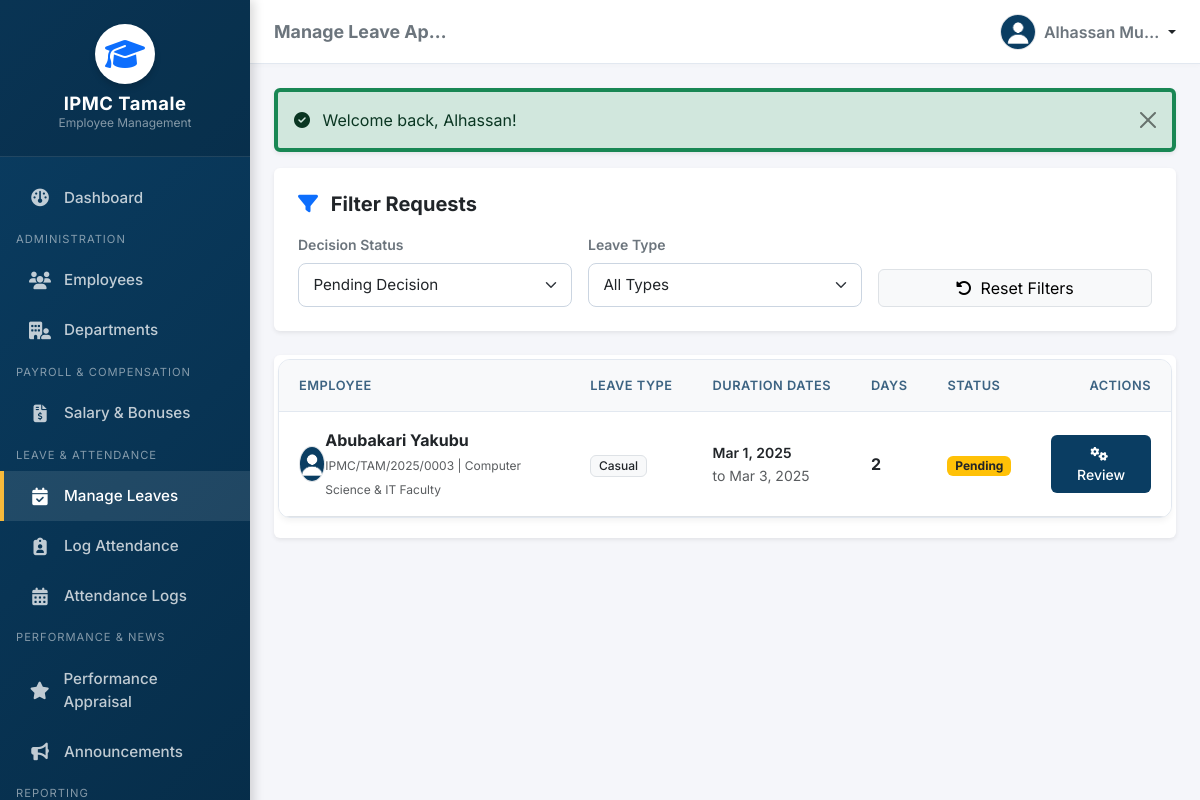
The app's page /leave-manage.php (signed in) with its own data.
### tables this page shows
CREATE TABLE IF NOT EXISTS `leaves` (
    `id` INT AUTO_INCREMENT PRIMARY KEY,
    `employee_id` INT NOT NULL,
    `leave_type` ENUM('Annual', 'Sick', 'Casual', 'Maternity', 'Paternity', 'Study') NOT NULL,
    `start_date` DATE NOT NULL,
    `end_date` DATE NOT NULL,
    `days_requested` INT NOT NULL,
    `reason` TEXT NOT NULL,
    `status` ENUM('Pending', 'Approved', 'Rejected') NOT NULL DEFAULT 'Pending',
    `action_by` INT DEFAULT NULL,  
    `action_date` DATE DEFAULT NULL,
    `comments` TEXT DEFAULT NULL,
    `created_at` TIMESTAMP DEFAULT CURRENT_TIMESTAMP,
    `updated_at` TIMESTAMP DEFAULT CURRENT_TIMESTAMP ON UPDATE CURRENT_TIMESTAMP,
    FOREIGN KEY (`employee_id`) REFERENCES `employees` (`id`) ON DELETE CASCADE,
    FOREIGN KEY (`action_by`) REFERENCES `employees` (`id`) ON DELETE SET NULL
);

CREATE TABLE IF NOT EXISTS `employees` (
    `id` INT AUTO_INCREMENT PRIMARY KEY,
    `employee_id` VARCHAR(50) NOT NULL UNIQUE,  
    `first_name` VARCHAR(50) NOT NULL,
    `last_name` VARCHAR(50) NOT NULL,
    `email` VARCHAR(100) NOT NULL UNIQUE,
    `password_hash` VARCHAR(255) NOT NULL,
    `role` ENUM('Admin', 'HR', 'Employee') NOT NULL DEFAULT 'Employee',
    `staff_type` ENUM('Academic', 'Non-Academic') NOT NULL DEFAULT 'Non-Academic',
    `gender` ENUM('Male', 'Female', 'Other') NOT NULL,
    `phone` VARCHAR(20) DEFAULT NULL,
    `department_id` INT DEFAULT NULL,
    `designation` VARCHAR(100) DEFAULT NULL,
    `joining_date` DATE NOT NULL,
    `photo` VARCHAR(255) DEFAULT NULL,  
    `status` ENUM('Active', 'Inactive') NOT NULL DEFAULT 'Active',
    `created_at` TIMESTAMP DEFAULT CURRENT_TIMESTAMP,
    `updated_at` TIMESTAMP DEFAULT CURRENT_TIMESTAMP ON UPDATE CURRENT_TIMESTAMP,
    FOREIGN KEY (`department_id`) REFERENCES `departments` (`id`) ON DELETE SET NULL
);

CREATE TABLE IF NOT EXISTS `departments` (
    `id` INT AUTO_INCREMENT PRIMARY KEY,
    `name` VARCHAR(100) NOT NULL UNIQUE,
    `code` VARCHAR(20) NOT NULL UNIQUE,
    `description` TEXT,
    `created_at` TIMESTAMP DEFAULT CURRENT_TIMESTAMP,
    `updated_at` TIMESTAMP DEFAULT CURRENT_TIMESTAMP ON UPDATE CURRENT_TIMESTAMP
);

### classes/Database.php (called while the page is built)
<?php
class Database {
    private static $host = 'localhost';
    private static $db_name = 'ipmc_ems';
    private static $username = 'ipmc_user';
    private static $password = 'ipmc_secure_pass123!';
    private static $conn = null;
    public static function connect() {
        if (self::$conn === null) {
            try {
                $dsn = "mysql:host=" . self::$host . ";dbname=" . self::$db_name . ";charset=utf8mb4";
                self::$conn = new PDO($dsn, self::$username, self::$password, [
                    PDO::ATTR_ERRMODE => PDO::ERRMODE_EXCEPTION,
                    PDO::ATTR_DEFAULT_FETCH_MODE => PDO::FETCH_ASSOC,
                    PDO::ATTR_EMULATE_PREPARES => false
                ]);
            } catch (PDOException $e) {
                die("Database Connection Error: " . $e->getMessage());
            }
        }
        return self::$conn;
    }
}

### classes/Leave.php (called while the page is built, shortened)
<?php
require_once __DIR__ . '/Database.php';
class Leave {
    private $db;
    public function __construct() {
        $this->db = Database::connect();
    }
    public function getAll($filters = []) {
        $query = "
            SELECT l.*, e.first_name, e.last_name, e.employee_id AS employee_code, d.name as department_name, e.photo
            FROM leaves l
            JOIN employees e ON l.employee_id = e.id
            LEFT JOIN departments d ON e.department_id = d.id
            WHERE 1=1
        ";
        $params = [];
        if (!empty($filters['status'])) {
            $query .= " AND l.status = :status";
            $params['status'] = $filters['status'];
        }
        $query .= " ORDER BY l.created_at DESC";
        $stmt = $this->db->prepare($query);
        $stmt->execute($params);
        return $stmt->fetchAll();
    }
}
?>

### leave-manage.php (the view, shortened to what this page needs)
<?php
require_once __DIR__ . '/classes/Leave.php';
$leaveModel = new Leave();
$status_filter = $_GET['status'] ?? 'Pending';
$leave_type_filter = $_GET['leave_type'] ?? '';
$filters = [
    'status' => $status_filter,
    'leave_type' => $leave_type_filter
];
$leaves = $leaveModel->getAll($filters);
include_once __DIR__ . '/includes/header.php';
?>
<div class="row">
    <div class="col-12 mb-4">
        <div class="card border-0 shadow-sm p-3 p-md-4 bg-white">
            <h5 class="fw-bold mb-3 text-dark"><i class="fa-solid fa-filter text-primary me-2"></i> Filter Requests</h5>
            <form method="GET" action="leave-manage.php" class="row g-3">
                <div class="col-12 col-sm-6 col-md-4">
                    <label class="form-label fw-semibold small text-secondary">Decision Status</label>
                    <select class="form-select" name="status" onchange="this.form.submit()">
                        <option value="Pending" <?php echo ($status_filter === 'Pending') ? 'selected' : ''; ?>>Pending Decision</option>
                    </select>
                </div>
                <div class="col-12 col-sm-6 col-md-4">
                    <label class="form-label fw-semibold small text-secondary">Leave Type</label>
                    <select class="form-select" name="leave_type" onchange="this.form.submit()">
                        <option value="">All Types</option>
                    </select>
                </div>
                <div class="col-12 col-md-4 d-flex align-items-end">
                    <a href="leave-manage.php" class="btn btn-light border w-100"><i class="fa-solid fa-rotate-left me-1"></i> Reset Filters</a>
                </div>
            </form>
        </div>
    </div>
    <div class="col-12">
        <div class="card border-0 shadow-sm bg-white p-1">
            <div class="card-body p-0">
                <?php if (empty($leaves)): ?>
                    <div class="text-center py-5">
                        <div class="text-secondary mb-3" style="font-size: 3rem;"><i class="fa-solid fa-calendar-xmark"></i></div>
                        <h5 class="fw-bold text-dark">No leave applications found</h5>
                        <p class="text-muted">No records match your selected filter criteria.</p>
                    </div>
                <?php else: ?>
                    <div class="table-responsive">
                        <table class="table table-hover align-middle text-dark">
                            <thead>
                                <tr>
                                    <th>Employee</th>
                                    <th>Leave Type</th>
                                    <th>Duration Dates</th>
                                    <th>Days</th>
                                    <th>Status</th>
                                    <th class="text-end">Actions</th>
                                </tr>
                            </thead>
                            <tbody>
                                <?php foreach ($leaves as $req): ?>
                                    <?php
                                    $badge = 'bg-warning text-dark';
                                    ?>
                                    <tr>
                                        <td>
                                            <div class="d-flex align-items-center">
                                                <div class="rounded-circle overflow-hidden border me-2.5" style="width: 36px; height: 36px;">
                                                    <img src="<?php echo !empty($req['photo']) && file_exists($req['photo']) ? $req['photo'] : 'uploads/default.png'; ?>" alt="" style="width: 100%; height: 100%; object-fit: cover;">
                                                </div>
                                                <div>
                                                    <span class="fw-bold text-dark d-block"><?php echo htmlspecialchars($req['first_name'] . ' ' . $req['last_name']); ?></span>
                                                    <small class="text-muted" style="font-size: 0.75rem;"><?php echo htmlspecialchars($req['employee_code']); ?> | <?php echo htmlspecialchars($req['department_name'] ?? 'Unassigned'); ?></small>
                                                </div>
                                            </div>
                                        </td>
                                        <td><span class="badge bg-light text-dark border fw-medium"><?php echo htmlspecialchars($req['leave_type']); ?></span></td>
                                        <td>
                                            <small class="fw-semibold text-dark d-block"><?php echo date('M j, Y', strtotime($req['start_date'])); ?></small>
                                            <small class="text-muted">to <?php echo date('M j, Y', strtotime($req['end_date'])); ?></small>
                                        </td>
                                        <td><span class="fw-bold text-dark"><?php echo $req['days_requested']; ?></span></td>
                                        <td><span class="badge <?php echo $badge; ?> px-2.5 py-1.5"><?php echo $req['status']; ?></span></td>
                                        <td class="text-end">
                                            <button class="btn btn-sm btn-ipmc" data-bs-toggle="modal" data-bs-target="#processModal-<?php echo $req['id']; ?>">
                                                <i class="fa-solid fa-gears me-1"></i> Review
                                            </button>
                                        </td>
                                    </tr>
                                <?php endforeach; ?>
                            </tbody>
                        </table>
                    </div>
                <?php endif; ?>
            </div>
        </div>
    </div>
</div>
<?php include_once __DIR__ . '/includes/footer.php'; ?>

### css/style.css (style rules this page uses)
:root { --ipmc-primary: #0a3d62; --ipmc-secondary: #3c6382; --ipmc-accent: #f6b93b; --ipmc-dark: #1e272e; --ipmc-light: #f8f9fa; --ipmc-sidebar-width: 250px; --ipmc-transition: all 0.3s cubic-bezier(0.4, 0, 0.2, 1); }
body { font-family: 'Inter', system-ui, -apple-system, sans-serif; background-color: #f5f6fa; color: var(--ipmc-dark); min-height: 100vh; overflow-x: hidden; }
.table-responsive { border-radius: 12px; background-color: #fff; box-shadow: 0 4px 6px -1px rgba(0,0,0,0.05); border: 1px solid #e2e8f0; overflow-x: auto; -webkit-overflow-scrolling: touch; margin-bottom: 1rem; width: 100%; }
.table { margin: 0; width: 100%; }
.table th { background-color: var(--ipmc-light); color: var(--ipmc-secondary); font-weight: 600; text-transform: uppercase; font-size: 0.8rem; letter-spacing: 0.5px; padding: 1rem 1.25rem; border-bottom: 1px solid #e2e8f0; white-space: nowrap; }
.table td { padding: 1rem 1.25rem; vertical-align: middle; }
.btn-ipmc { background-color: var(--ipmc-primary); color: #fff; border: none; font-weight: 500; padding: 0.5rem 1.25rem; border-radius: 6px; transition: var(--ipmc-transition); }
.form-control, .form-select { border-radius: 8px; border: 1px solid #cbd5e1; padding: 0.6rem 0.9rem; font-size: 0.95rem; transition: border-color 0.2s ease, box-shadow 0.2s ease; width: 100%; }

### records on screen
leaves: employee.last_name "Abubakari Yakubu", employee.employee_id "IPMC/TAM/2025/0003", departments.name "Computer Science & IT Faculty", leave_type "Casual", start_date "Mar 1, 2025", end_date "Mar 3, 2025", days_requested "2", status "Pending"

### other values on screen
$page_title "Manage Leave Ap…"
$_SESSION['user_name'] "Alhassan Mu…"
$_SESSION['success_msg'] "Welcome back, Alhassan!"
